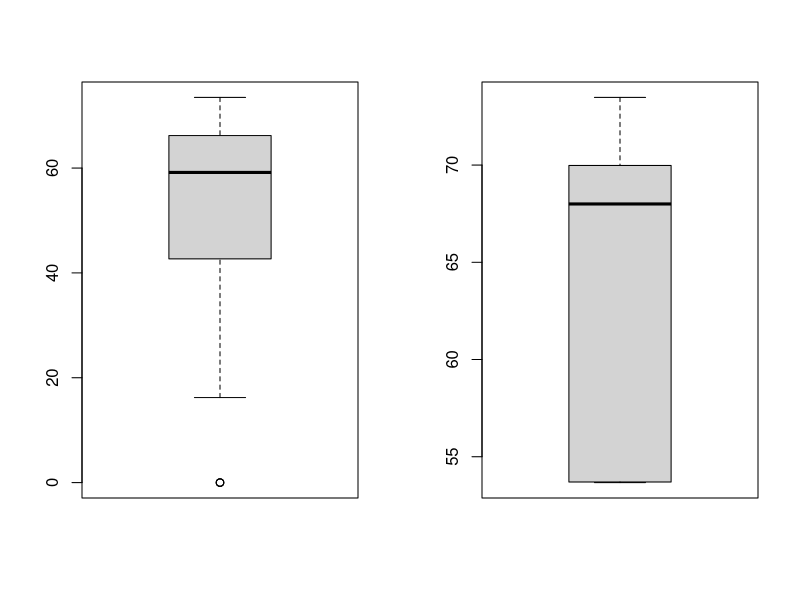

Write the R code that produced this figure.
da <- read.csv("Data/FI1.csv", stringsAsFactors = FALSE)
da$Outcome <- factor(da$Outcome)
str(da)
par(mfrow = c(1,2))
daclear <- subset(da, da$Clear == 1)
boxplot(da$Mark)
boxplot(daclear$Mark)
max(da$Mark, na.rm = TRUE)
max(daclear$Mark, na.rm = TRUE)
min(da$Mark, na.rm = TRUE)
min(daclear$Mark, na.rm = TRUE)
length(daclear$Mark)
length(da$Mark)